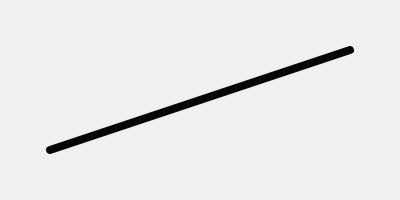
Frame 1 (no input)
Frame 60 (no input): identical to frame 1, image omitted
Frame 120 (the mouse pressed at the canvas centre since frame 60): identical to frame 1, image omitted

The p5.js sketch that drew this single still picture (run headless with seeded random() and noise() and a simulated clock; from frame 60 on, the mouse is pressed at the canvas centre):

// p5.js sketch
// ── sketch.js

function setup() {
  createCanvas(400, 200);

}

function draw() {
  background(240);
  smooth();
  strokeWeight(8);
  line(50,150,350,50);
}
